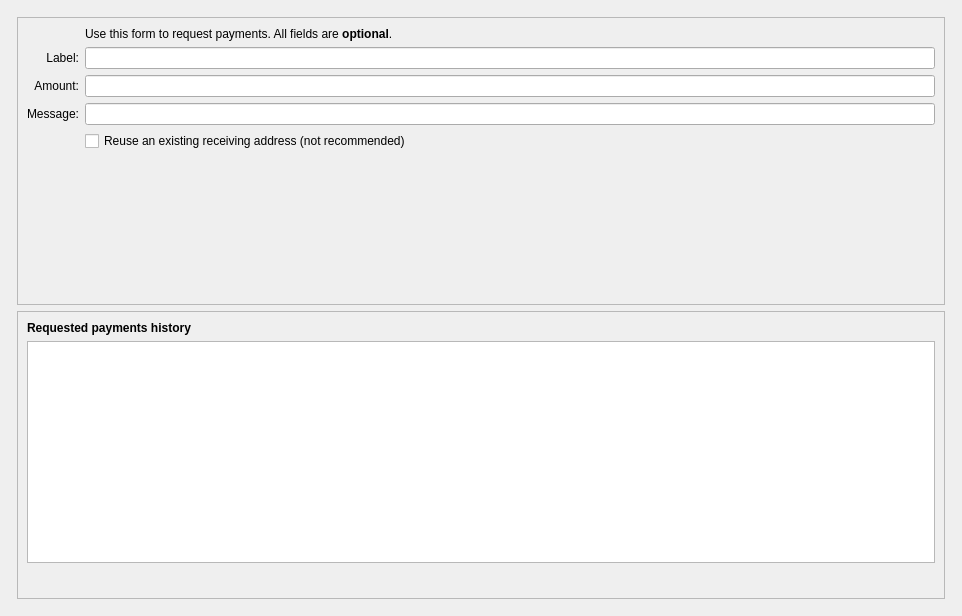
<?xml version="1.0" encoding="UTF-8"?>
<ui version="4.0">
 <class>ReceiveCoinsDialog</class>
 <widget class="QWidget" name="ReceiveCoinsDialog">
  <property name="geometry">
   <rect>
    <x>0</x>
    <y>0</y>
    <width>962</width>
    <height>616</height>
   </rect>
  </property>
  <layout class="QVBoxLayout" name="verticalLayout" stretch="0">
   <item>
    <layout class="QVBoxLayout" name="verticalLayout_Master" stretch="0">
     <property name="spacing">
      <number>0</number>
     </property>
     <item>
      <widget class="QFrame" name="frame_BG">
       <layout class="QVBoxLayout" name="verticalLayout_5">
        <property name="leftMargin">
         <number>6</number>
        </property>
        <property name="topMargin">
         <number>6</number>
        </property>
        <property name="rightMargin">
         <number>6</number>
        </property>
        <property name="bottomMargin">
         <number>6</number>
        </property>
        <item>
         <widget class="QFrame" name="frame2">
          <property name="sizePolicy">
           <sizepolicy hsizetype="Preferred" vsizetype="Expanding">
            <horstretch>0</horstretch>
            <verstretch>0</verstretch>
           </sizepolicy>
          </property>
          <property name="frameShape">
           <enum>QFrame::StyledPanel</enum>
          </property>
          <property name="frameShadow">
           <enum>QFrame::Sunken</enum>
          </property>
          <layout class="QVBoxLayout" name="verticalLayout_3">
           <item>
            <layout class="QGridLayout" name="gridLayout">
             <item row="7" column="2">
              <widget class="QCheckBox" name="reuseAddress">
               <property name="toolTip">
                <string>Reuse one of the previously used receiving addresses.&lt;br&gt;Reusing addresses has security and privacy issues.&lt;br&gt;Do not use this unless re-generating a payment request made before.</string>
               </property>
               <property name="text">
                <string>Reuse an existing receiving address (not recommended)</string>
               </property>
              </widget>
             </item>
             <item row="7" column="0">
              <widget class="QLabel" name="label_4">
               <property name="text">
                <string/>
               </property>
              </widget>
             </item>
             <item row="6" column="0">
              <widget class="QLabel" name="label_3">
               <property name="toolTip">
                <string>An optional message to attach to the payment request, which will be displayed when the request is opened. Note: The message will not be sent with the payment over the FantasyGold network.</string>
               </property>
               <property name="text">
                <string>Message:</string>
               </property>
               <property name="alignment">
                <set>Qt::AlignRight|Qt::AlignTrailing|Qt::AlignVCenter</set>
               </property>
               <property name="buddy">
                <cstring>reqMessage</cstring>
               </property>
              </widget>
             </item>
             <item row="4" column="2">
              <widget class="QLineEdit" name="reqLabel">
               <property name="toolTip">
                <string>An optional label to associate with the new receiving address.</string>
               </property>
              </widget>
             </item>
             <item row="6" column="2">
              <widget class="QLineEdit" name="reqMessage">
               <property name="toolTip">
                <string>An optional message to attach to the payment request, which will be displayed when the request is opened.&lt;br&gt;Note: The message will not be sent with the payment over the FantasyGold network.</string>
               </property>
              </widget>
             </item>
             <item row="2" column="2">
              <widget class="QLabel" name="label_5">
               <property name="text">
                <string>Use this form to request payments. All fields are &lt;b&gt;optional&lt;/b&gt;.</string>
               </property>
              </widget>
             </item>
             <item row="4" column="0">
              <widget class="QLabel" name="label_2">
               <property name="toolTip">
                <string>An optional label to associate with the new receiving address.</string>
               </property>
               <property name="text">
                <string>Label:</string>
               </property>
               <property name="alignment">
                <set>Qt::AlignRight|Qt::AlignTrailing|Qt::AlignVCenter</set>
               </property>
               <property name="buddy">
                <cstring>reqLabel</cstring>
               </property>
              </widget>
             </item>
             <item row="5" column="0">
              <widget class="QLabel" name="label">
               <property name="toolTip">
                <string>An optional amount to request. Leave this empty or zero to not request a specific amount.</string>
               </property>
               <property name="text">
                <string>Amount:</string>
               </property>
               <property name="alignment">
                <set>Qt::AlignRight|Qt::AlignTrailing|Qt::AlignVCenter</set>
               </property>
               <property name="buddy">
                <cstring>reqAmount</cstring>
               </property>
              </widget>
             </item>
             <item row="5" column="2">
              <widget class="BitcoinAmountField" name="reqAmount">
               <property name="minimumSize">
                <size>
                 <width>80</width>
                 <height>0</height>
                </size>
               </property>
               <property name="toolTip">
                <string>An optional amount to request. Leave this empty or zero to not request a specific amount.</string>
               </property>
              </widget>
             </item>
             <item row="8" column="0">
              <widget class="QLabel" name="label_7">
               <property name="text">
                <string/>
               </property>
              </widget>
             </item>
             <item row="8" column="2">
              <layout class="QHBoxLayout" name="horizontalLayout">
               <item>
                <widget class="QtMaterialFlatButton" name="receiveButton" native="true">
                 <property name="minimumSize">
                  <size>
                   <width>150</width>
                   <height>0</height>
                  </size>
                 </property>
                 <property name="text" stdset="0">
                  <string>Request payment</string>
                 </property>
                 <property name="icon" stdset="0">
                  <iconset resource="../fantasygold.qrc">
                   <normaloff>:/icons/receiving_addresses</normaloff>:/icons/receiving_addresses</iconset>
                 </property>
                </widget>
               </item>
               <item>
                <widget class="QtMaterialFlatButton" name="clearButton" native="true">
                 <property name="sizePolicy">
                  <sizepolicy hsizetype="Minimum" vsizetype="Fixed">
                   <horstretch>0</horstretch>
                   <verstretch>0</verstretch>
                  </sizepolicy>
                 </property>
                 <property name="toolTip">
                  <string>Clear all fields of the form.</string>
                 </property>
                 <property name="text" stdset="0">
                  <string>Clear</string>
                 </property>
                 <property name="icon" stdset="0">
                  <iconset resource="../fantasygold.qrc">
                   <normaloff>:/icons/remove</normaloff>:/icons/remove</iconset>
                 </property>
                 <property name="autoDefault" stdset="0">
                  <bool>false</bool>
                 </property>
                </widget>
               </item>
               <item>
                <spacer name="horizontalSpacer">
                 <property name="orientation">
                  <enum>Qt::Horizontal</enum>
                 </property>
                 <property name="sizeHint" stdset="0">
                  <size>
                   <width>40</width>
                   <height>20</height>
                  </size>
                 </property>
                </spacer>
               </item>
              </layout>
             </item>
             <item row="9" column="2">
              <spacer name="verticalSpacer">
               <property name="orientation">
                <enum>Qt::Vertical</enum>
               </property>
               <property name="sizeHint" stdset="0">
                <size>
                 <width>20</width>
                 <height>40</height>
                </size>
               </property>
              </spacer>
             </item>
            </layout>
           </item>
          </layout>
         </widget>
        </item>
        <item>
         <widget class="QFrame" name="frame">
          <property name="sizePolicy">
           <sizepolicy hsizetype="Preferred" vsizetype="Expanding">
            <horstretch>0</horstretch>
            <verstretch>0</verstretch>
           </sizepolicy>
          </property>
          <property name="frameShape">
           <enum>QFrame::StyledPanel</enum>
          </property>
          <property name="frameShadow">
           <enum>QFrame::Raised</enum>
          </property>
          <layout class="QVBoxLayout" name="verticalLayout_2">
           <item>
            <widget class="QLabel" name="label_6">
             <property name="font">
              <font>
               <weight>75</weight>
               <bold>true</bold>
              </font>
             </property>
             <property name="text">
              <string>Requested payments history</string>
             </property>
            </widget>
           </item>
           <item>
            <widget class="QTableView" name="recentRequestsView">
             <property name="palette">
              <palette>
               <active>
                <colorrole role="Text">
                 <brush brushstyle="SolidPattern">
                  <color alpha="255">
                   <red>51</red>
                   <green>51</green>
                   <blue>51</blue>
                  </color>
                 </brush>
                </colorrole>
               </active>
               <inactive>
                <colorrole role="Text">
                 <brush brushstyle="SolidPattern">
                  <color alpha="255">
                   <red>51</red>
                   <green>51</green>
                   <blue>51</blue>
                  </color>
                 </brush>
                </colorrole>
               </inactive>
               <disabled>
                <colorrole role="Text">
                 <brush brushstyle="SolidPattern">
                  <color alpha="255">
                   <red>85</red>
                   <green>85</green>
                   <blue>85</blue>
                  </color>
                 </brush>
                </colorrole>
               </disabled>
              </palette>
             </property>
             <property name="contextMenuPolicy">
              <enum>Qt::CustomContextMenu</enum>
             </property>
             <property name="tabKeyNavigation">
              <bool>false</bool>
             </property>
             <property name="sortingEnabled">
              <bool>true</bool>
             </property>
            </widget>
           </item>
           <item>
            <layout class="QHBoxLayout" name="horizontalLayout_2">
             <item>
              <widget class="QtMaterialFlatButton" name="showRequestButton" native="true">
               <property name="enabled">
                <bool>false</bool>
               </property>
               <property name="toolTip">
                <string>Show the selected request (does the same as double clicking an entry)</string>
               </property>
               <property name="text" stdset="0">
                <string>Show</string>
               </property>
               <property name="icon" stdset="0">
                <iconset resource="../fantasygold.qrc">
                 <normaloff>:/icons/edit</normaloff>:/icons/edit</iconset>
               </property>
               <property name="autoDefault" stdset="0">
                <bool>false</bool>
               </property>
              </widget>
             </item>
             <item>
              <widget class="QtMaterialFlatButton" name="removeRequestButton" native="true">
               <property name="enabled">
                <bool>false</bool>
               </property>
               <property name="toolTip">
                <string>Remove the selected entries from the list</string>
               </property>
               <property name="text" stdset="0">
                <string>Remove</string>
               </property>
               <property name="icon" stdset="0">
                <iconset resource="../fantasygold.qrc">
                 <normaloff>:/icons/remove</normaloff>:/icons/remove</iconset>
               </property>
               <property name="autoDefault" stdset="0">
                <bool>false</bool>
               </property>
              </widget>
             </item>
             <item>
              <spacer name="horizontalSpacer_2">
               <property name="orientation">
                <enum>Qt::Horizontal</enum>
               </property>
               <property name="sizeHint" stdset="0">
                <size>
                 <width>40</width>
                 <height>20</height>
                </size>
               </property>
              </spacer>
             </item>
            </layout>
           </item>
          </layout>
         </widget>
        </item>
       </layout>
      </widget>
     </item>
    </layout>
   </item>
  </layout>
 </widget>
 <customwidgets>
  <customwidget>
   <class>QtMaterialFlatButton</class>
   <extends>QWidget</extends>
   <header>qtmaterialflatbutton.h</header>
  </customwidget>
  <customwidget>
   <class>BitcoinAmountField</class>
   <extends>QLineEdit</extends>
   <header>bitcoinamountfield.h</header>
   <container>1</container>
  </customwidget>
 </customwidgets>
 <tabstops>
  <tabstop>reqLabel</tabstop>
  <tabstop>reqAmount</tabstop>
  <tabstop>reqMessage</tabstop>
  <tabstop>reuseAddress</tabstop>
  <tabstop>receiveButton</tabstop>
  <tabstop>clearButton</tabstop>
  <tabstop>recentRequestsView</tabstop>
  <tabstop>showRequestButton</tabstop>
  <tabstop>removeRequestButton</tabstop>
 </tabstops>
 <resources>
  <include location="../fantasygold.qrc"/>
 </resources>
 <connections/>
</ui>
